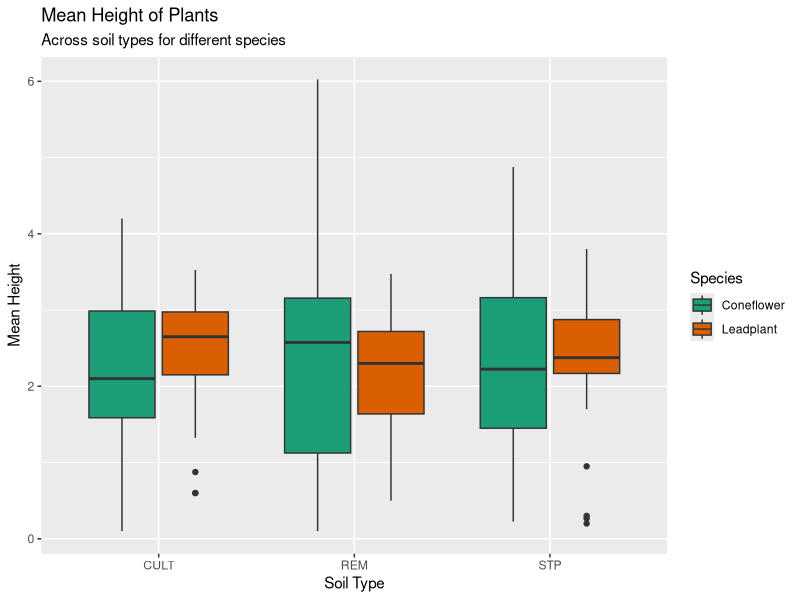
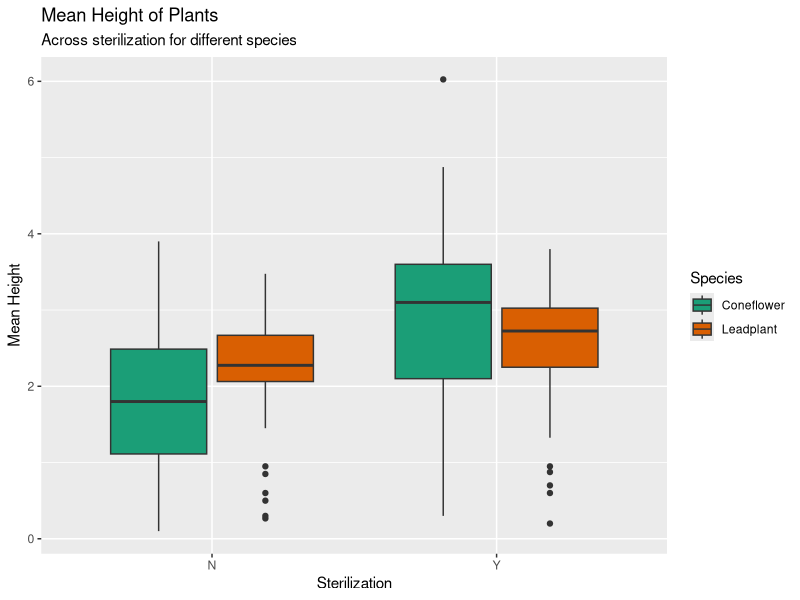
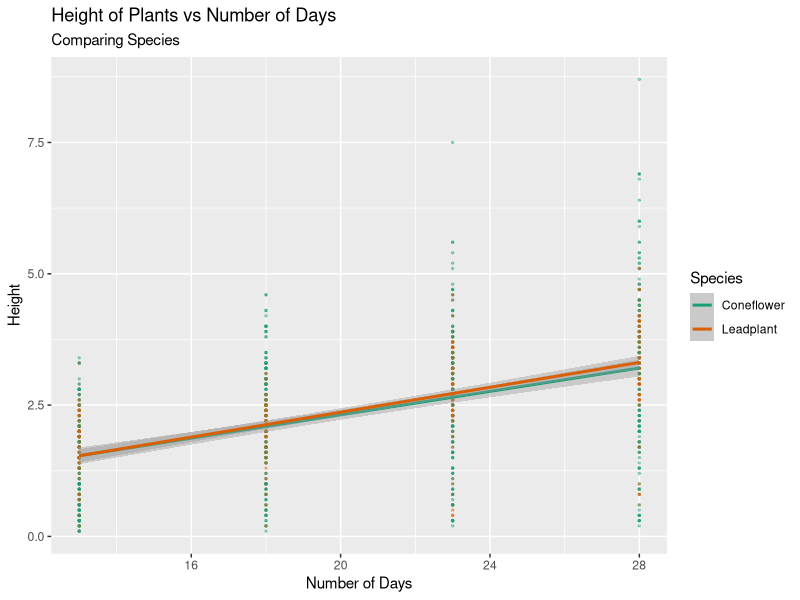
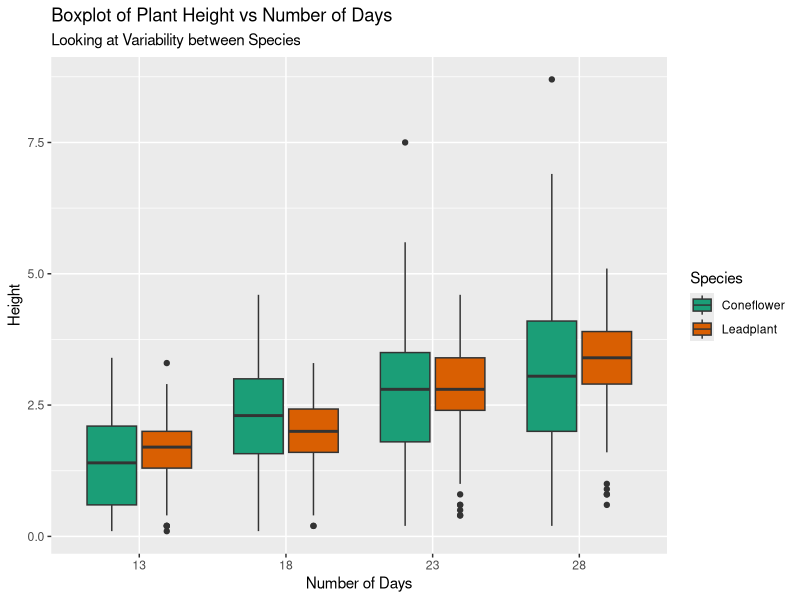

Generate these figures, in order, with R: (Note: this script raises an error after producing the figures.)
## ---- chunk 1
library(tidyverse)
library(RColorBrewer)
library(nlme)
library(lme4)
## ---- chunk 2
plant.data <- readxl::read_xlsx("lab1plants.xlsx")
## ---- chunk 3
# Filters out observations that do not germinate or do not have a measurement on day 13.
# converts height measurements to numeric ("NA" becomes NA)
plant.data <- plant.data %>% 
  filter((germin == "Y") | (hgt13 != "NA")) %>% 
  mutate(
    hgt13 = hgt13 %>% as.numeric(),
    hgt18 = hgt18 %>% as.numeric(),
    hgt23 = hgt23 %>% as.numeric(),
    hgt28 = hgt28 %>% as.numeric(),
    species = case_when(species == "L" ~ "Leadplant",
                        species == "C" ~ "Coneflower")
)
## ---- chunk 4
plant.data$hgtMean = rowMeans(plant.data %>% select(hgt13, hgt18, hgt23, hgt28), na.rm = T)
## ---- chunk 5
ggplot(plant.data) + geom_boxplot(aes(x=soil, y=hgtMean, fill = species)) +
  labs(title = "Mean Height of Plants",
       subtitle = "Across soil types for different species",
       x="Soil Type",
       y="Mean Height",
       fill = "Species") +
  scale_fill_brewer(palette = "Dark2")
## ---- chunk 6
ggplot(plant.data) + geom_boxplot(aes(x=sterile, y=hgtMean, fill = species)) +
  labs(title = "Mean Height of Plants",
       subtitle = "Across sterilization for different species",
       x="Sterilization",
       y="Mean Height",
       fill = "Species") +
  scale_fill_brewer(palette = "Dark2")
## ---- chunk 7
plant.long <- gather(plant.data, day, height, hgt13:hgt28, factor_key = T)
## ---- chunk 8
plant.long <- plant.long %>%
  mutate(dayNum = case_when(day == "hgt13" ~ 13,
                            day == "hgt18" ~ 18,
                            day == "hgt23" ~ 23,
                            day == "hgt28" ~ 28))

plant.long$plant <- plant.long$plant %>% as.factor()
plant.long$pot <- plant.long$pot %>% as.factor()
## ---- chunk 9
ggplot(data=plant.long) + 
  geom_point(aes(x=dayNum, y=height, color = species), size = 0.5, alpha = 0.4) + 
  geom_smooth(aes(x=dayNum, y=height, color = species), size = 1, method = "lm", alpha = 0.4) +
  scale_color_brewer(palette = "Dark2") +
  labs(title = "Height of Plants vs Number of Days",
       subtitle = "Comparing Species",
       y="Height",
       x="Number of Days",
       color="Species")
## ---- chunk 10
ggplot(plant.long) +
  geom_boxplot(aes(x=dayNum %>% as.factor(), y=height, fill = species)) +
  scale_fill_brewer(palette = "Dark2") +
  labs(title = "Boxplot of Plant Height vs Number of Days",
       subtitle = "Looking at Variability between Species",
       x="Number of Days",
       y="Height",
       fill = "Species")
## ---- chunk 11
ggplot(data=plant.long) + 
  geom_point(aes(x=dayNum, y=height, color = soil), size = 0.5, alpha = 0.4) + 
  geom_smooth(aes(x=dayNum, y=height, color = soil), size = 0.6, method = "lm", alpha = 0.4) +
  scale_color_brewer(palette = "Dark2") +
  labs(title = "Height of Plants vs Number of Days",
       subtitle = "Comparing Soil Types and Plant Species",
       y="Height",
       x="Number of Days",
       color="Soil Type") + 
  facet_wrap(aes(species), nrow=2)
## ---- chunk 12
lead <- plant.long %>% filter(species == "Leadplant")
cone <- plant.long %>% filter(species == "Coneflower")
lead
## ---- chunk 13
lead <- lead %>% mutate(
  dayNum_centered = dayNum - 13
)
## ---- chunk 14
mod.f <- lmer(data = lead, formula = height ~ 1 + (1 | pot / plant))
summary(mod.f)
## ---- chunk 15
mod.g <- lmer(data = lead, formula = height ~ dayNum_centered + (dayNum_centered | pot / plant))
summary(mod.g)
## ---- chunk 16
mod.h <- lmer(data = lead, formula = height ~ dayNum_centered + sterile + soil + sterile*dayNum_centered + soil*dayNum_centered + (dayNum_centered | pot / plant))
summary(mod.h)
## ---- chunk 17
anova(mod.g, mod.h)
## ---- chunk 18
mod.i <- lmer(data = lead, formula = height ~ dayNum_centered + sterile + soil + (dayNum_centered | pot / plant))
summary(mod.i)
## ---- chunk 19
mod.j1 <- lmer(data = lead, formula = height ~ dayNum_centered + sterile*soil*dayNum_centered + (dayNum_centered | pot / plant))
summary(mod.j1)
## ---- chunk 20
mod.j2 <- lmer(data = lead, formula = height ~ dayNum_centered + sterile:soil:dayNum_centered + (dayNum_centered | pot / plant))
summary(mod.j2)
## ---- chunk 21
anova(mod.j1, mod.j2)
## ---- chunk 22
mod.l <- lmer(data = lead, formula = height ~ dayNum_centered + sterile + soil + sterile*soil  + (dayNum_centered | pot / plant))
summary(mod.l)
## ---- chunk 23
cone <- cone %>% mutate(
  dayNum_centered = dayNum - 13
)
## ---- chunk 24
coneMod.j <- lmer(data = cone, formula = height ~ dayNum_centered + sterile*soil*dayNum_centered + (dayNum_centered | pot / plant))
summary(coneMod.j)
